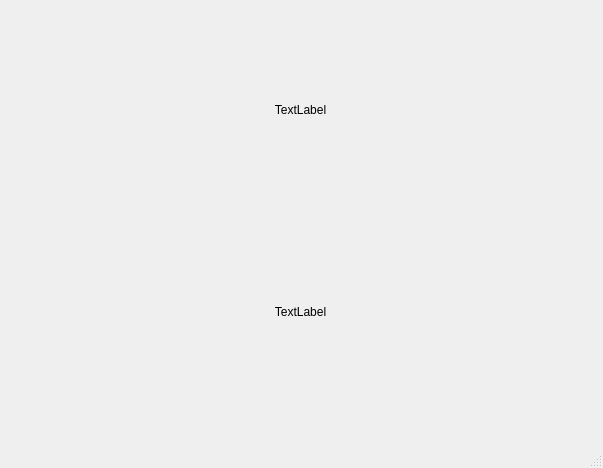
<?xml version="1.0" encoding="UTF-8"?>
<ui version="4.0">
 <class>KinectBasedFaceRecRTClass</class>
 <widget class="QMainWindow" name="KinectBasedFaceRecRTClass">
  <property name="geometry">
   <rect>
    <x>0</x>
    <y>0</y>
    <width>603</width>
    <height>468</height>
   </rect>
  </property>
  <property name="windowTitle">
   <string>KinectBasedFaceRecRT</string>
  </property>
  <widget class="QWidget" name="centralWidget">
   <widget class="QWidget" name="verticalLayoutWidget">
    <property name="geometry">
     <rect>
      <x>0</x>
      <y>0</y>
      <width>601</width>
      <height>421</height>
     </rect>
    </property>
    <layout class="QVBoxLayout" name="verticalLayout">
     <property name="sizeConstraint">
      <enum>QLayout::SetNoConstraint</enum>
     </property>
     <item>
      <widget class="QLabel" name="labelImage">
       <property name="text">
        <string>TextLabel</string>
       </property>
       <property name="alignment">
        <set>Qt::AlignCenter</set>
       </property>
      </widget>
     </item>
     <item>
      <widget class="QLabel" name="labelName">
       <property name="text">
        <string>TextLabel</string>
       </property>
       <property name="alignment">
        <set>Qt::AlignCenter</set>
       </property>
      </widget>
     </item>
    </layout>
   </widget>
  </widget>
  <widget class="QMenuBar" name="menuBar">
   <property name="geometry">
    <rect>
     <x>0</x>
     <y>0</y>
     <width>603</width>
     <height>21</height>
    </rect>
   </property>
  </widget>
  <widget class="QStatusBar" name="statusBar"/>
 </widget>
 <layoutdefault spacing="6" margin="11"/>
 <resources>
  <include location="KinectBasedFaceRecRT.qrc"/>
 </resources>
 <connections/>
</ui>
